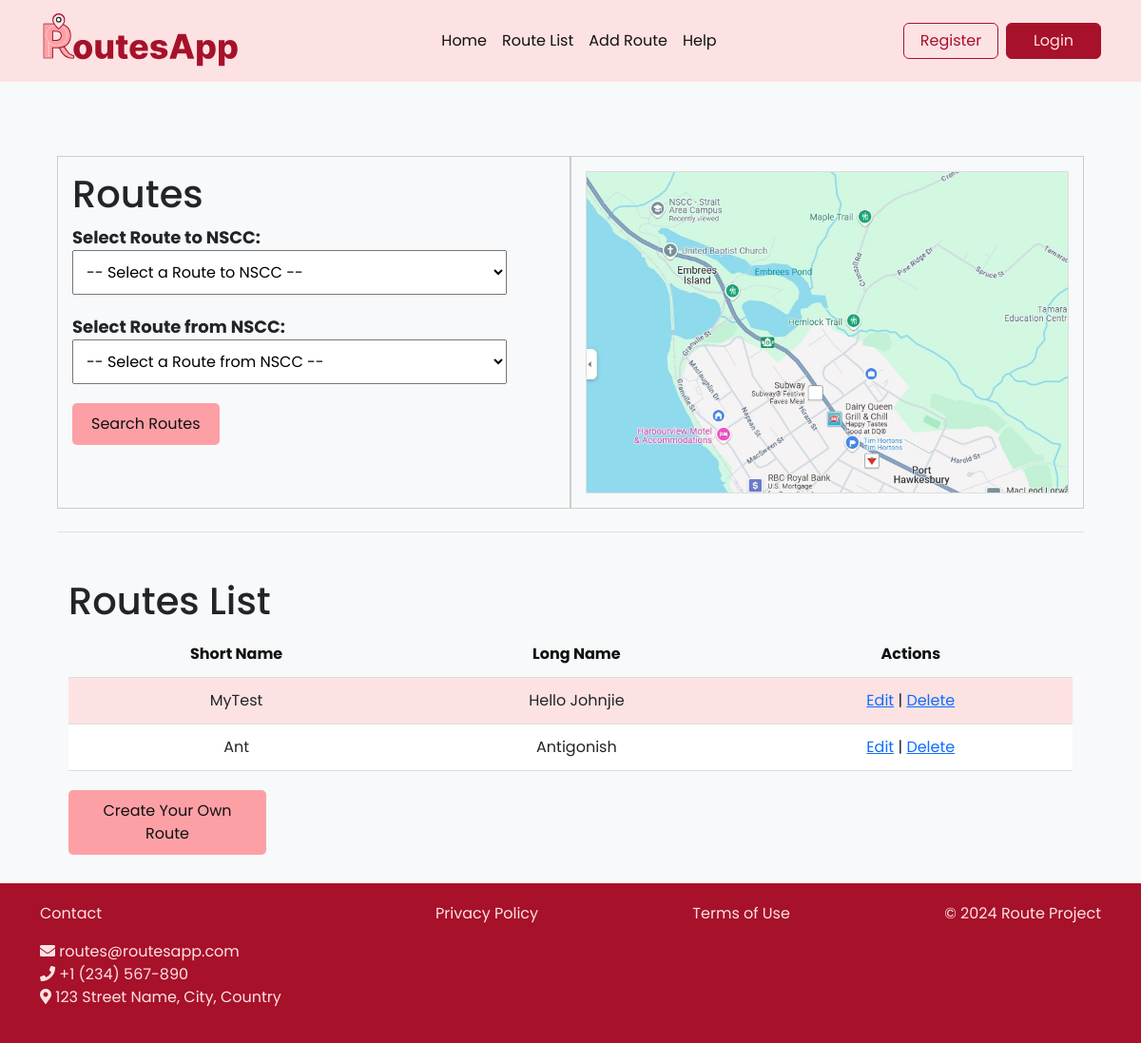
The app's page /routes/, older data.
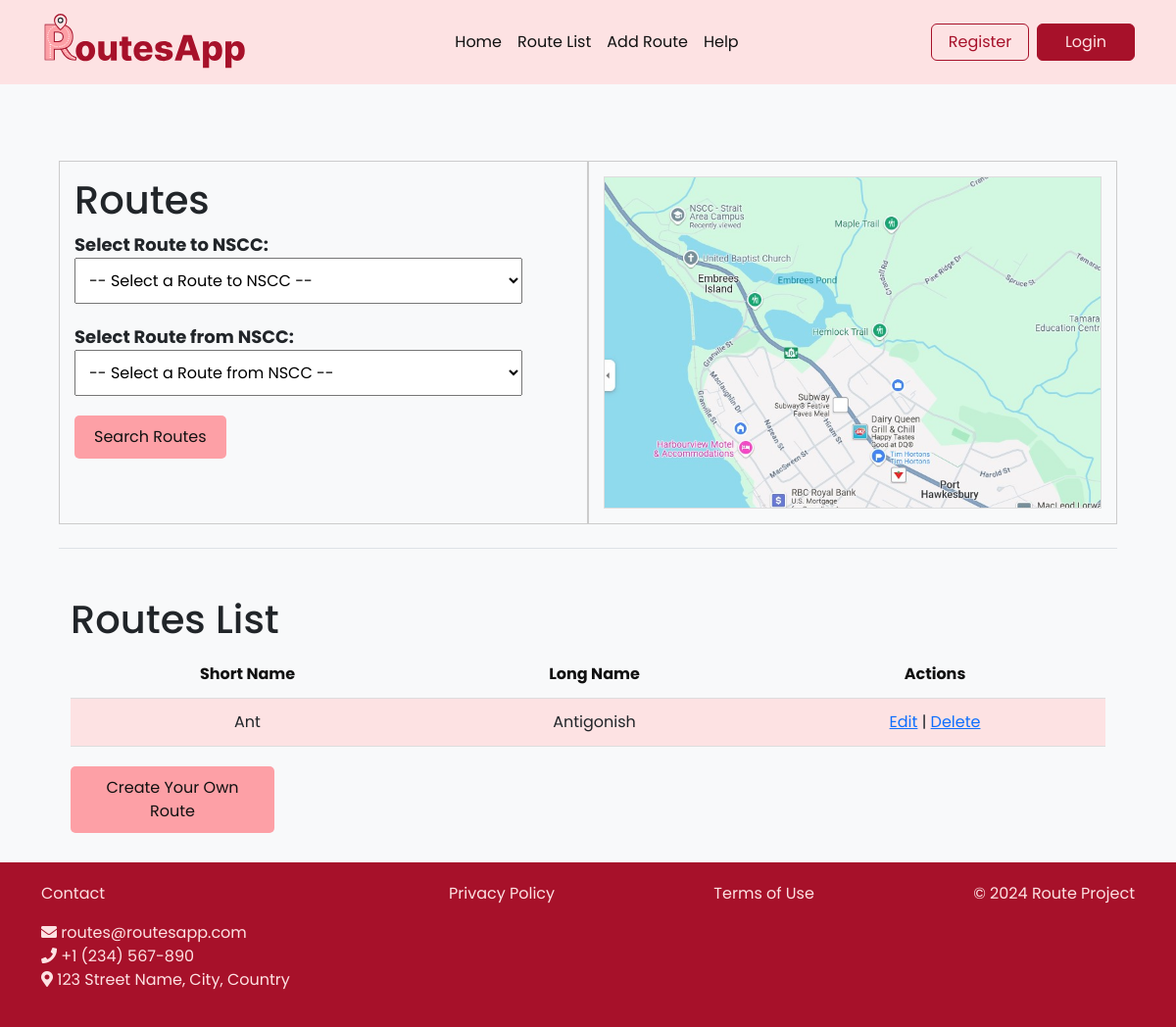
The same page, newer data.
### route/models.py (models this page shows, shortened)
class Route(models.Model):
    route_id = models.CharField(max_length=10, primary_key=True)
    agency_id = models.CharField(max_length=10)
    route_short_name = models.CharField(max_length=100)
    route_long_name = models.CharField(max_length=255)
    route_type = models.IntegerField()

### route/views.py (the view)
# urls.py: path('', views.route_list, name='route_list'),  # This will be accessed via /routes/
def route_list(request):
    routes = Route.objects.all()
    print("Route list view triggered")
    return render(request, 'route/route_list.html', {'routes': routes})

### route/templates/route/route_list.html (shortened to what this page needs)
{% extends 'home.html' %}
{% block content %}
<div class="content-container">
    <div class="row">
        <div class="col-lg-6 col-md-6">
            <h1>Routes</h1>
            <div class="dropdown-container">
                <label for="to-nscc-dropdown" class="dropdown-label">Select Route to NSCC:</label>
                <select id="to-nscc-dropdown" name="route_to_nscc" class="dropdown">
                    <option value="">-- Select a Route to NSCC --</option>
                </select>
            </div>
            <div class="dropdown-container">
                <label for="from-nscc-dropdown" class="dropdown-label">Select Route from NSCC:</label>
                <select id="from-nscc-dropdown" name="route_from_nscc" class="dropdown">
                    <option value="">-- Select a Route from NSCC --</option>
                </select>
            </div>
            <div class="div button-container custom-btn2">
            <button type="submit" class="search-button">Search Routes</button>
            </div>
        </div>
        <div class="col-lg-6 col-md-6">
            <div class="map-container">
                <img src="/static/route/images/nscc-map.jpg" alt="NSCC Location Map" class="map-image">
            </div>
        </div>
    </div>
    <div class="row mt-4 border-top">
        <div class="col-lg col-md pt-5">
            <h1>Routes List</h1>
            <table class="route-table">
                <thead>
                    <tr>
                        <th>Short Name</th>
                        <th>Long Name</th>
                        <th>Actions</th>
                    </tr>
                </thead>
                <tbody>
                    {% for route in routes %}
                    <tr>
                        <td>{{ route.route_short_name }}</td>
                        <td>{{ route.route_long_name }}</td>
                        <td>
                            <a href="{% url 'route_update' route.route_id %}">Edit</a> |
                            <a href="{% url 'route_delete' route.route_id %}">Delete</a>
                        </td>
                    </tr>
                    {% empty %}
                    <tr>
                        <td colspan="3" class="no-routes">No routes available.</td>
                    </tr>
                    {% endfor %}
                </tbody>
            </table>
            <div class="button-container  custom-btn2 text-center">
                <a href="{% url 'route_create' %}" class="create-route-button">Create Your Own Route</a>
            </div>
        </div>
    </div>
</div>
{% endblock %}

Row changes from the older to the newer data that the page shows:
removed Route: route_short_name "MyTest", route_long_name "Hello Johnjie"
